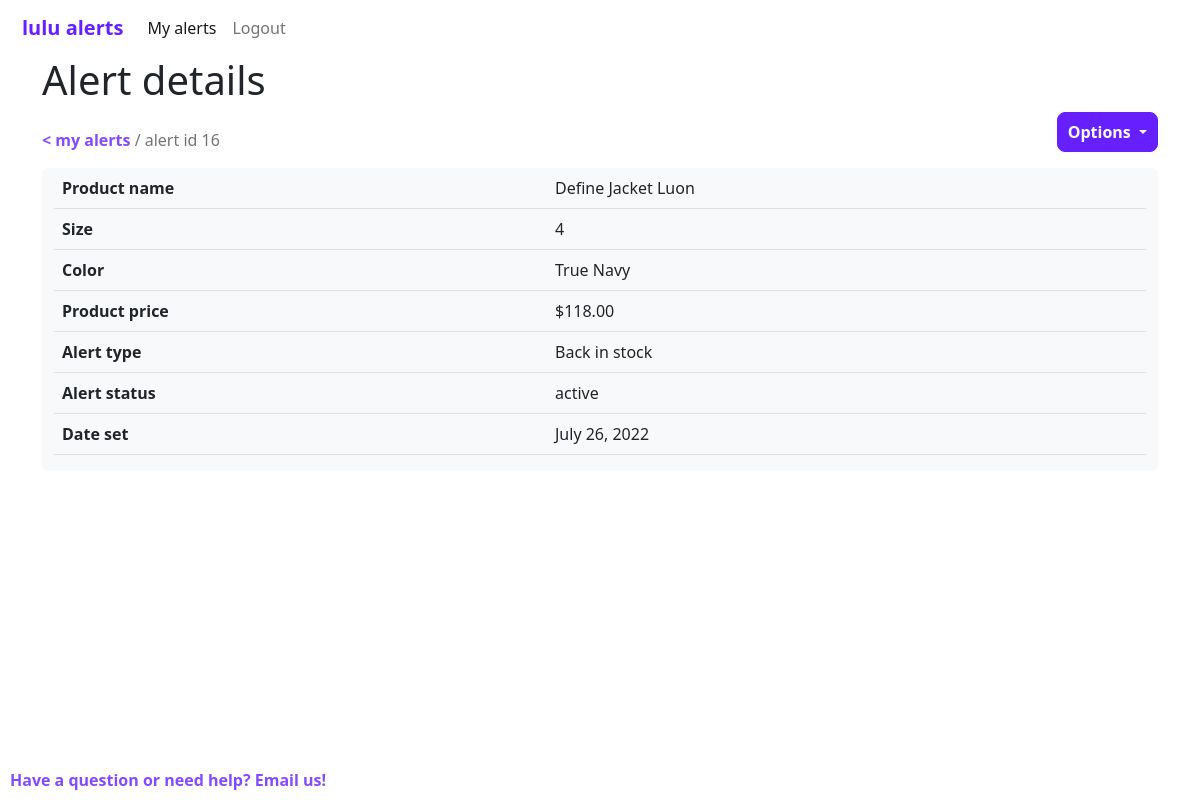
Before: /myalerts/alert/16 (signed in) with the older database file.
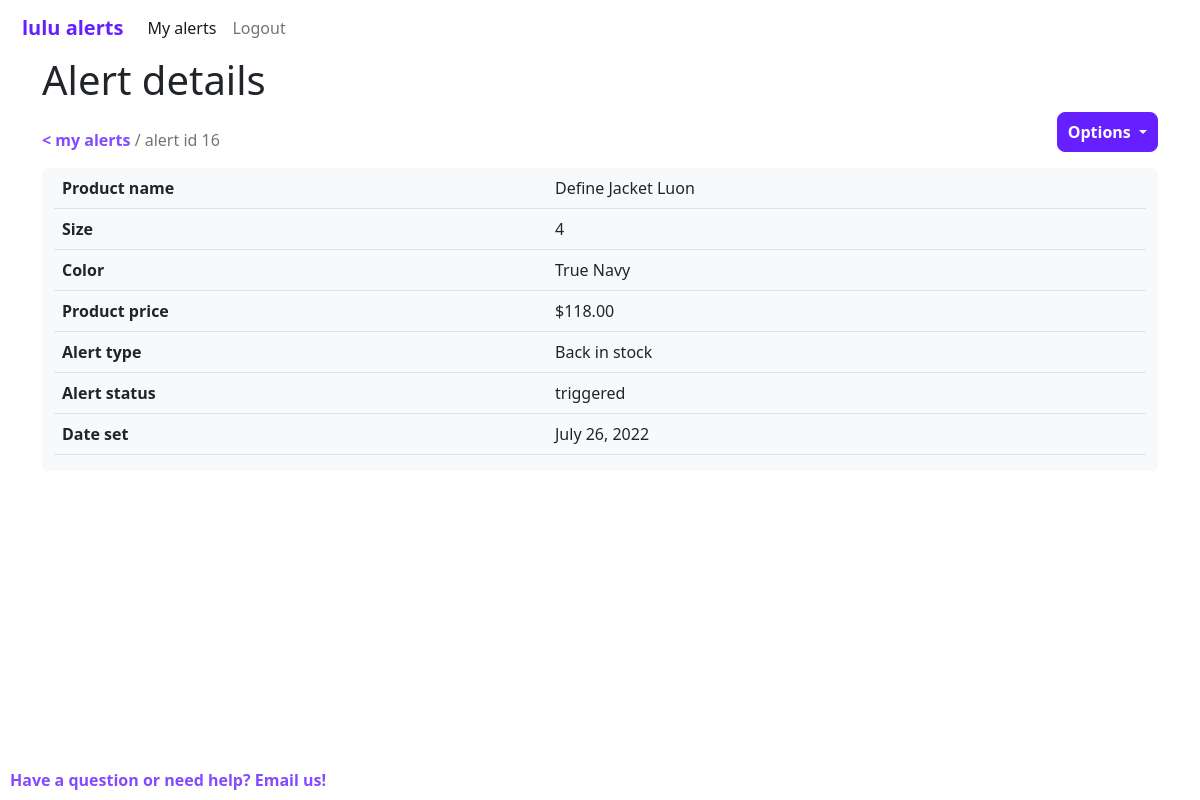
After: the same page with the newer database file.
### lulu_alerts/models.py (models this page shows, shortened)
class Alerts(models.Model):
    product = models.ForeignKey(Products, on_delete=models.CASCADE)
    user = models.ForeignKey(settings.AUTH_USER_MODEL, on_delete=models.CASCADE) # or should this be on User ? as above?
    alert_type = models.CharField(max_length=20)
    status = models.ForeignKey(Alert_Status, on_delete=models.CASCADE)
    target_price = models.DecimalField(blank=True,decimal_places=2,max_digits=5)
    date_set = models.DateField()
    alert_method = models.CharField(max_length=20, default="email")

class Alert_Status(models.Model):
    status = models.CharField(max_length=64)

class Products(models.Model):
    name = models.CharField(max_length=200)
    size = models.CharField(max_length=64)
    color = models.CharField(max_length=64)
    price = models.DecimalField(blank=True,decimal_places=2,max_digits=5)
    currency = models.CharField(max_length=6)
    url = models.URLField(max_length=200)
    in_stock = models.BooleanField(default=True) # added this new....

### lulu_alerts/views.py (the view)
# urls.py: path("myalerts/alert/<str:id>", views.view_alert, name="viewalert"),
@login_required(login_url='lulu_alerts:login')
def view_alert(request,id):
    if request.method == "POST":
        a = Alerts.objects.get(id=id)
        Products.objects.get(id=a.product.id).delete()
        a.delete()
        return HttpResponseRedirect(reverse("lulu_alerts:myalerts"))
    if user_alert_id_permission(request,id):
        alert = Alerts.objects.get(id=id)
        return render(request, "lulu_alerts/viewalert.html",
        {"id":id,
        "alert":alert})
    else:
        return redirect("lulu_alerts:myalerts")

### lulu_alerts/views.py (called while the page is built)
def user_alert_id_permission(request,id):
    try:
        alert = Alerts.objects.get(id=id)
        if alert.user == request.user:
            return True
    except:
        Exception

### lulu_alerts/templates/lulu_alerts/viewalert.html (shortened to what this page needs)
{% extends "lulu_alerts/layout_loggedin.html" %}
{% block nav_item_myalerts %} active {% endblock nav_item_myalerts %}
{% block body %}
<div class="container">
<h1>Alert details</h1>
<container>
    <div class="row" style="position:relative;">
        <div class="col">
            <span style="position: absolute;bottom: 0; left: 1;">
            <a href="{% url 'lulu_alerts:myalerts' %}" class="link"> < my alerts</a><span style="color: rgba(0, 0, 0, 0.55);"> / alert id {{alert.id}}</span></span>
        </div>
        <div class="col justify-content-end">
            <div class="dropdown d-flex justify-content-end">
                <button id="btnGroupDrop1" type="button" class="btn btn-primary dropdown-toggle" data-bs-toggle="dropdown" aria-expanded="false">
                        Options
                </button>
            </div>
        </div>
    </div>
</container>
<div class="container my-3 bg-light rounded">
    <div class="row">
        <div class="col">
            <table class="table">
                <tr>
                    <th>Product name</th>
                    <td>{{ alert.product.name }} </td>
                </tr>
                <tr>
                    <th>Size </th>
                    <td>{{alert.product.size}}</td>
                </tr>
                <tr>
                    <th> Color </th>
                    <td> {{ alert.product.color }}</td>
                </tr>
                <tr>
                    <th> Product price </th>
                    <td> ${{alert.product.price }}</td>
                </tr>
                <tr>
                    <th>Alert type</th>
                    {% if alert.alert_type == 'price_drop' %}
                    <td> Price drop
                    <br> Target price: ${{alert.target_price}} or less
                    </td>
                    {% else %}
                    <td> Back in stock </td>
                    {% endif %}
                </tr>
                <tr>
                    <th> Alert status </th>
                    <td>{{alert.status.status}}</td>
                </tr>
                <tr>
                    <th> Date set </th>
                    <td> {{alert.date_set}}</td>
                </tr>
            </table>
        </div>
    </div>
    </div>
</div>
{% endblock %}

Changed rows visible on the page:
changed Alerts "Define Jacket Luon": status.status "active" → "triggered"
